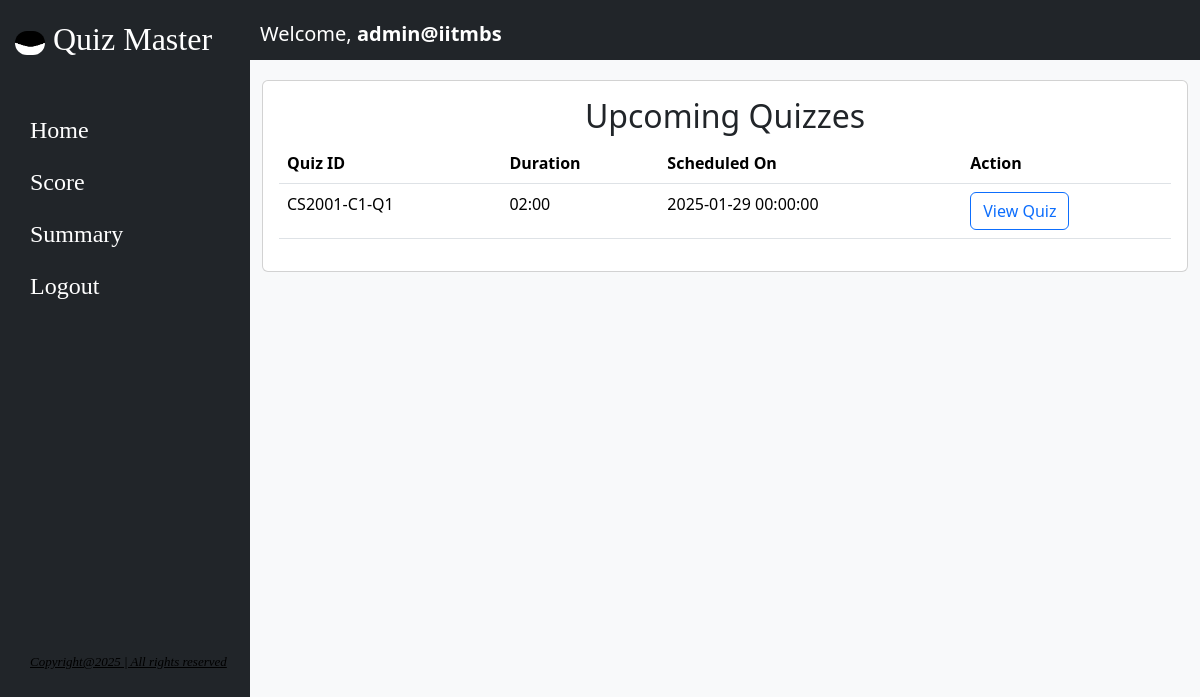
The app's page /dashboard/admin@iitmbs with its own data.
### model.py (models this page shows)
class Quiz(db.Model):
    id = db.Column(db.String(50), primary_key=True)
    chapter_id = db.Column(db.String(50), db.ForeignKey("chapters.id"), nullable=False)
    quiz_date = db.Column(db.DateTime, nullable=False)
    duration = db.Column(db.String(10), nullable=False)
    remarks = db.Column(db.String(200), nullable=True)
    scores = db.relationship('Scores', back_populates='exam')
    questions = db.relationship('Question', back_populates='exam')
    chapter = db.relationship('Chapters', back_populates='exams')

### app.py (the view)
@app.route('/dashboard/<string:user_name>' , methods=['GET','POST'])
def dashboard(user_name):
    quiz=Quiz.query.all()
    if request.method=='POST':
        return redirect(url_for('quiz_display' , quiz_id=quiz.quiz_id))
    return render_template('user_dashboard.html', user_name=user_name , quiz=quiz)

### templates/user_dashboard.html (shortened to what this page needs)
{% extends "user_base.html" %}
{% block content %}
<div class="row mt-1">
    <div class="col">
      <div class="card">
        <div class="card-body">
          <h2 class="card-title" style="text-align: center;">Upcoming Quizzes</h2>
          <table class="table table-hover">
            <thead>
              <tr>
                <th>Quiz ID </th>
                <th>Duration</th>
                <th>Scheduled On</th>
                <th>Action</th>
              </tr>
            </thead>
            <tbody>
                {% for quiz in quiz %}
              <tr>
                <td>{{quiz.id}}</td>
                <td>{{quiz.duration}}</td>
                <td>{{quiz.quiz_date}}</td>
                <td><a href="{{ url_for('quiz_display', quiz_id=quiz.id) }}"" class="btn btn-outline-primary">View Quiz</a></td>
              </tr>
                {% endfor %}
            </tbody>
          </table>
        </div>
      </div>
    </div>
</div>
{% endblock %}

### static/css/base.css (style rules this page uses)
body { margin-left: 250px; margin-top: 60px; background-color: #f8f9fa; }

### records on screen
Quiz: id "CS2001-C1-Q1", duration "02:00", quiz_date "2025-01-29 00:00:00"

### other values on screen
{{ user_name }} "admin@iitmbs"
